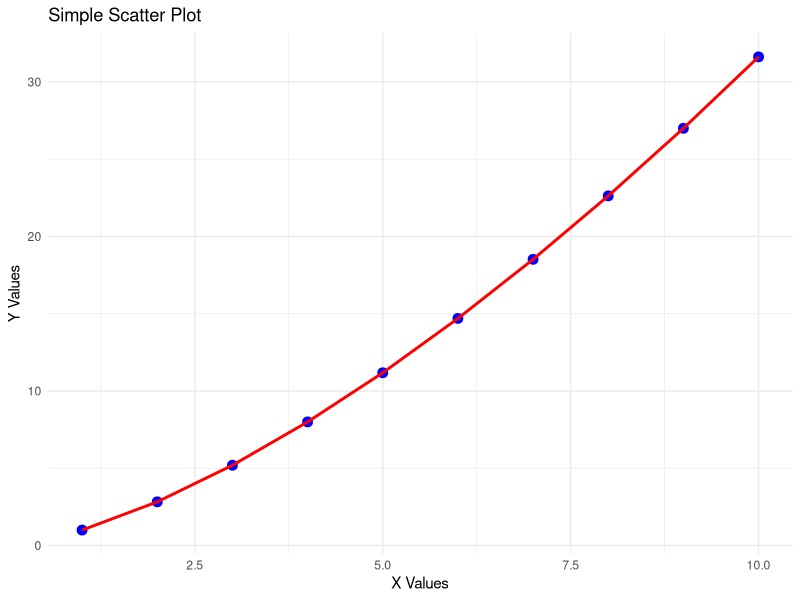

Here is the R script that generated this plot:
# new_graph.R
# Create a simple scatter plot using ggplot2

# Load the library
library(ggplot2)

# Create a small dataset
data <- data.frame(
  x = 1:10,
  y = (1:10)^1.5
)

# Generate the plot
ggplot(data, aes(x, y)) +
  geom_point(color = "blue", size = 3) +
  geom_line(color = "red", linewidth = 1) +
  labs(
    title = "Simple Scatter Plot",
    x = "X Values",
    y = "Y Values"
  ) +
  theme_minimal()
